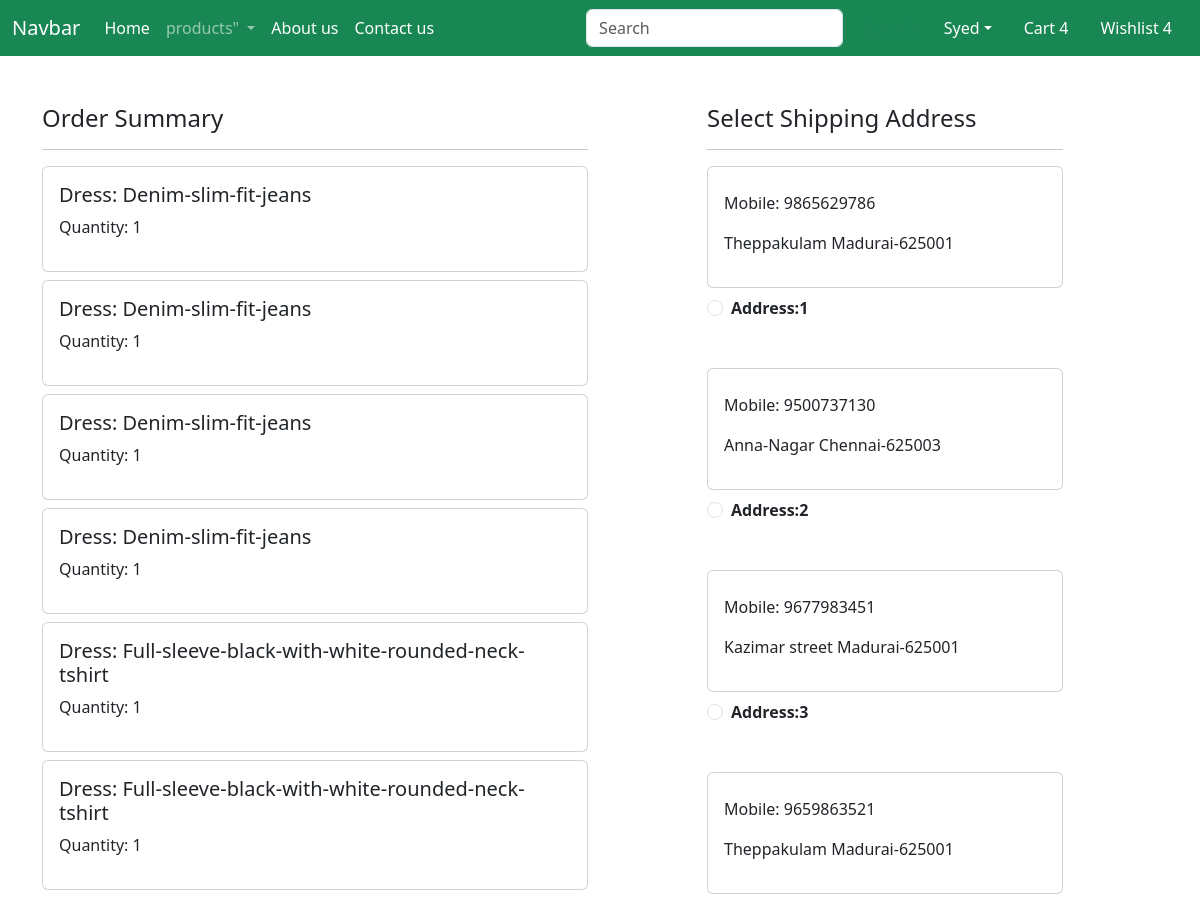
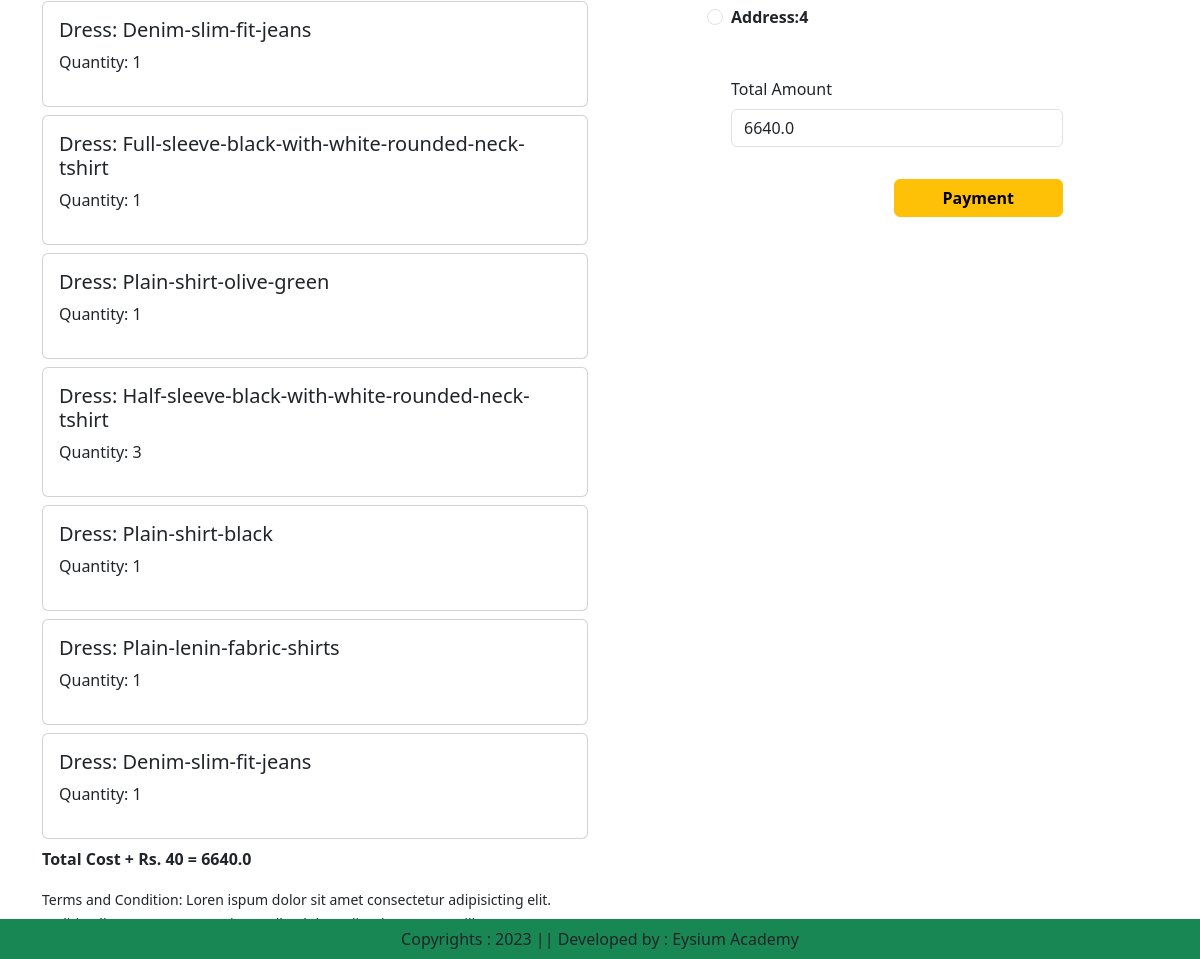
Screenshot of /checkout/ (signed in) with the database file from the repository (2 pictures, top to bottom).
### app/models.py (models this page shows, shortened)
class Cart(models.Model):
    user= models.ForeignKey(User,on_delete=models.CASCADE)
    dress = models.ForeignKey(Dress,on_delete=models.CASCADE)
    quantity = models.PositiveIntegerField(default=1)

class Dress(models.Model):
    title = models.CharField(max_length=100)
    selling_price = models.FloatField()
    discounted_price = models.FloatField()
    description = models.TextField()
    category = models.CharField(choices=CATEGORY_CHOICES,max_length=4)
    dress_image = models.ImageField(upload_to='dress')

class Customer(models.Model):
    user = models.ForeignKey(User,on_delete=models.CASCADE)
    name =models.CharField(max_length=200)
    mobile = models.IntegerField(default=0)
    locality = models.CharField(max_length=200)
    city = models.CharField(max_length=50)
    zipcode = models.IntegerField()

### app/views.py (the view)
# urls.py: path('checkout/',views.Checkout.as_view(), name="checkout"),
class Checkout(View):
    def get(self,request):
        user = request.user
        add = Customer.objects.filter(user=user)
        cart_item=Cart.objects.filter(user=user)
        famount = 0
        for p in cart_item:
            value = p.quantity * p.dress.discounted_price
            famount = famount + value
        totalamount = famount + 40
        return render (request, 'app/checkout.html',locals())

### app/templates/app/checkout.html (shortened to what this page needs)
{% extends 'app/base.html' %}
{% load static %}
{% block main-content %}
<div class="container">
    <div class="row mt-5">
        <div class="col-sm-6">
            <h4>Order Summary</h4>
            <hr>
            {% for item in cart_item %}
                <div class="card mb-2">
                    <div class="card-body">
                        <h5>Dress: {{item.dress.title}}</h5>
                        <p>Quantity: {{item.quantity}}</p>
                    </div>
                </div>
            {% endfor %}
            <p class="fw-bold">Total Cost + Rs. 40 = {{totalamount}}</p>
            <small>Terms and Condition: Loren ispum dolor sit amet consectetur adipisicting elit. Molitia,ullam
            saepe! Iure optio repellst dolor velit,minus rem.Facilis cumque meque numqum laboriosam, accusantium
            adipisci nisi nihil in et quis?</small>
        </div>
        <div class="col-sm-4 offset-sm-1">
            <h4>Select Shipping Address</h4>
            <hr>
            <form method="post" id="myform">
                {% for ad in add %}
                <div class="card">
                    <div class="card-body">
                    <p>Mobile: {{ad.mobile}}</p>
                    <p>{{ad.locality}} {{ad.city}}-{{ad.zipcode}}</p>
                    </div>
                </div>
                <div class="form-check mt-2 mb-5">
                    <input class="form-check-input" type="radio" name="custid" id="custadd{{forloop.counter}}" value="{{ad.id}}">
                    <label class="form-check-label fw-bold" for="custadd{{fforloop.counter}}">
                        Address:{{forloop.counter}}</label>
                </div>
                {% endfor %}
                <div class="form-check mb-3">
                    <label for="totalamount" class="form-label">Total Amount</label>
                    <input type="number" class="form-control" name="totalamount" value={{totalamount}} readonly>
                </div>
                <div class="text-end">
                    <button id="rzp-button" type="submit" class="btn btn-warning mt-3 px-5 fw-bold">Payment</button>
                </div>
            </form>
        </div>
    </div>
</div>
{% endblock main-content %}

### rows the page displays
Cart: dress "Denim-slim-fit-jeans", quantity "1"
Cart: dress "Denim-slim-fit-jeans", quantity "1"
Cart: dress "Denim-slim-fit-jeans", quantity "1"
Cart: dress "Denim-slim-fit-jeans", quantity "1"
Cart: dress "Full-sleeve-black-with-white-rounded-neck-tshirt", quantity "1"
Cart: dress "Full-sleeve-black-with-white-rounded-neck-tshirt", quantity "1"
Cart: dress "Denim-slim-fit-jeans", quantity "1"
Cart: dress "Full-sleeve-black-with-white-rounded-neck-tshirt", quantity "1"
Cart: dress "Plain-shirt-olive-green", quantity "1"
Cart: dress "Half-sleeve-black-with-white-rounded-neck-tshirt", quantity "3"
Cart: dress "Plain-shirt-black", quantity "1"
Cart: dress "Plain-lenin-fabric-shirts", quantity "1"
Cart: dress "Denim-slim-fit-jeans", quantity "1"
Customer: mobile "9865629786", locality "Theppakulam", city "Madurai", zipcode "625001"
Customer: mobile "9500737130", locality "Anna-Nagar", city "Chennai", zipcode "625003"
Customer: mobile "9677983451", locality "Kazimar street", city "Madurai", zipcode "625001"
Customer: mobile "9659863521", locality "Theppakulam", city "Madurai", zipcode "625001"

### other values shown
{{ totalamount }} "6640.0"
